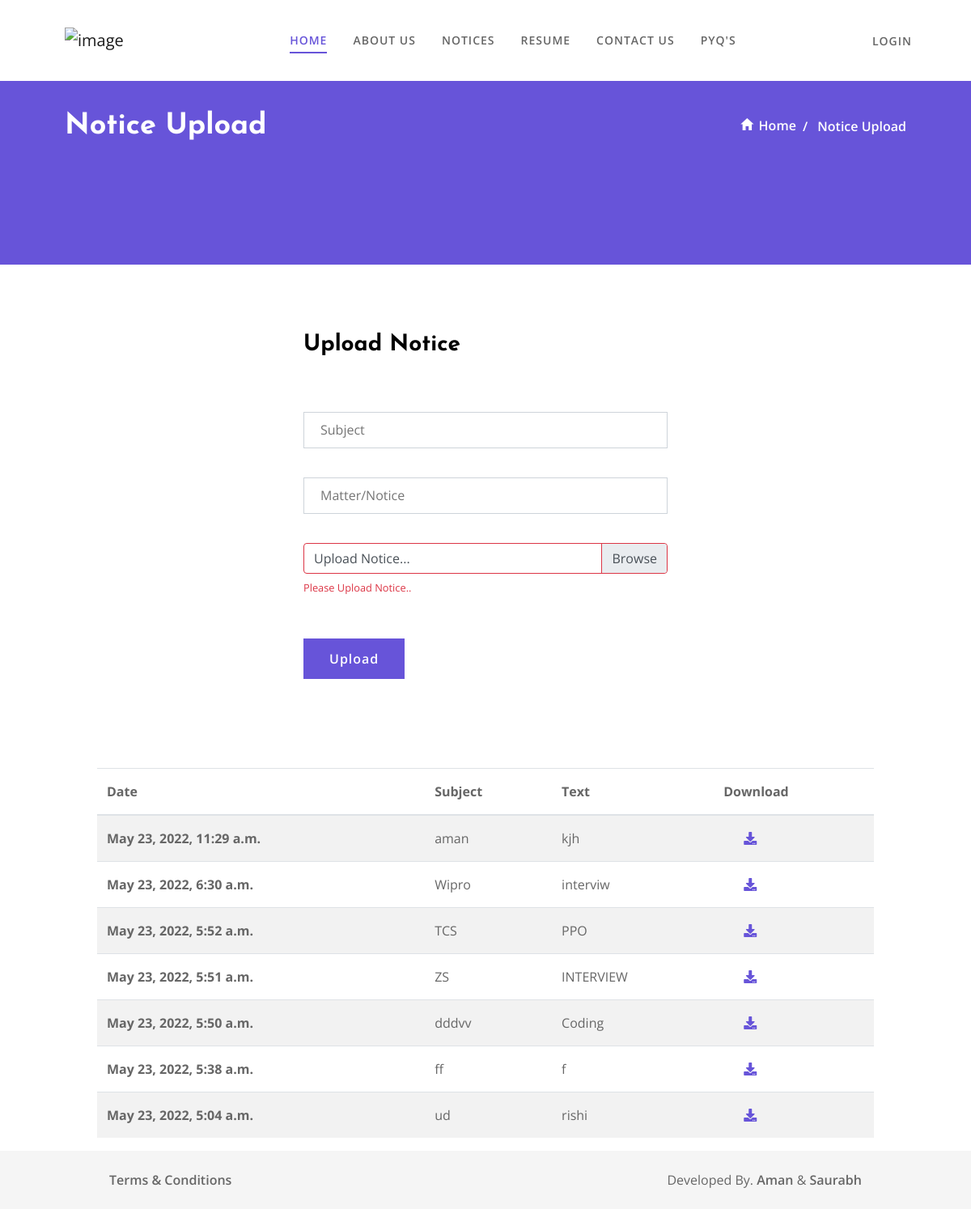
The app's page /notice with its own data.
### ud/models.py (models this page shows, shortened)
class NOTICE(models.Model):
    created = models.DateTimeField(auto_now_add=True)
    subject = models.CharField(max_length=50, null=False)
    notice = models.FileField(blank=True)
    text = models.TextField(null=True)

### ud/views.py (the view, shortened to what this page needs)
# urls.py: path('notice', views.Notice, name='notice'),
def Notice(request):
    document = NOTICE.objects.all().order_by("-created")
    context = {'document': document}
    return render(request, 'ud/notice.html', context)

### ud/templates/ud/notice.html (shortened to what this page needs)
{% extends 'ud/index.html' %} {% block content %}
<header id="header" class="header1">
  <div class="container-fluid">
    <div class="row align-items-center">
      <div class="col-lg-10">
        <nav class="navbar navbar-expand-lg navbar-light">
          <a class="navbar-brand" href="{% url 'home' %}">
            <img
              class="logo"
              src="https://www.nitjsr.ac.in/static/media/logo_new.c32b27e1.png"
              alt="image"
            />
          </a>
          <div class="collapse navbar-collapse" id="navbarNavDropdown">
            <ul class="navbar-nav ml-auto">
              <li class="nav-item">
                <a class="nav-link active" href="{% url 'home' %}">Home</a>
              </li>
              <li class="nav-item">
                <a class="nav-link" href="{% url 'home'%}">About Us</a>
              </li>
              <li class="nav-item">
                <a class="nav-link" href="{% url 'home'%}">Notices</a>
              </li>
              <li class="nav-item">
                <a class="nav-link" href="{% url 'resume'%}">Resume</a>
              </li>
              <li class="nav-item">
                <a class="nav-link" href="{%url 'contact'%}">Contact Us</a>
              </li>
              <li class="nav-item">
                <a class="nav-link" href="{% url 'pyqs'%}">PYQ's</a>
              </li>
            </ul>
          </div>
        </nav>
      </div>
      <div class="col-lg-2 text-right p-0">
        <ul class="login">
          {% if request.user.is_authenticated %}
          <li class="d-inline pl-3 pl-md-0">
            <a href="{% url 'logout'%}">Logout</a>
          </li>
          {%else%}
          <li class="d-inline pr-3 pr-md-2">
            <a href="{% url 'login'%}">Login</a>
          </li>
          {%endif%}
        </ul>
      </div>
    </div>
  </div>
</header>
<div class="breadcrumb-main">
  <div class="container-fluid">
    <div class="row align-items-center" style="margin-top: -6rem">
      <div class="col-auto mr-auto">
        <h2 class="iq-fw-8 text-white mb-0">Notice Upload</h2>
      </div>
      <div class="col-auto text-right">
        <nav aria-label="breadcrumb">
          <ol class="breadcrumb">
            <li class="breadcrumb-item">
              <a href="{%url 'home'%}" class="iq-fw-6"
                ><i class="ion-android-home"></i>Home</a
              >
            </li>
            <li class="breadcrumb-item active iq-fw-6" aria-current="page">
              Notice Upload
            </li>
          </ol>
        </nav>
      </div>
    </div>
  </div>
</div>
<div class="main-content">
  <section class="contact-info">
    <div class="container">
      <div class="row justify-content-between">
        <div class="col-lg-6">
          <div class="iq-contact">
            <h3 class="mb-5 font-weight-bold">Upload Notice</h3>
            <form method="POST" enctype="multipart/form-data">
              <div class="contact-form">
                <div class="row">
                  <div class="col-sm-12">
                    <div class="section-field mt-3">
                      <input
                        class="require contact-first-name"
                        id="contact_name"
                        type="text"
                        placeholder="Subject"
                        name="subject"
                      />
                    </div>
                  </div>
                  <div class="col-sm-12">
                    <div class="section-field mt-3">
                      <input
                        class="require contact-email"
                        id="contact_email"
                        type="text"
                        placeholder="Matter/Notice"
                        name="text"
                      />
                    </div>
                  </div>
                  <div class="col-lg-12 col-sm-12">
                    <div class="section-field mt-3">
                      <div class="custom-file was-validated">
                        <label
                          class="custom-file-label"
                          for="validatedCustomFile"
                          >Upload Notice...</label
                        >
                        <div class="invalid-feedback" id="res_check">
                          Please Upload Notice..
                        </div>
                      </div>
                    </div>
                  </div>
                </div>
                <button
                  id="submit"
                  name="submit"
                  type="submit"
                  value="Send"
                  class="button pull-right mt-5 mb-5 mb-lg-0 contact-us-button submit_btn"
                >
                  Upload
                </button>
              </div>
            </form>
          </div>
        </div>
      </div>
    </div>
  </section>
</div>
<div class="main-content main1">
  <table class="table table-striped container">
    <thead>
      <tr>
        <th scope="col">Date</th>
        <th scope="col">Subject</th>
        <th scope="col">Text</th>
        <th scope="col">Download</th>
      </tr>
    </thead>
    <tbody>
      {% for i in document %}
      <tr>
        <th scope="row">{{i.created}}</th>
        <td>{{i.subject}}</td>
        <td>{{i.text}}</td>
        <td>
          <a style="margin-left: 25px" href="{{i.notice.url}}"
            ><i class="fa fa-download" aria-hidden="true"></i>
          </a>
        </td>
      </tr>
      {% endfor %}
    </tbody>
  </table>
</div>
{%endblock content%}

### static/css/typography.css (style rules this page uses)
body { font-family: 'Open Sans', sans-serif; font-weight: normal; font-style: normal; font-size: 16px; line-height: 2em; color: #666666; }
a, .btn, .button { -webkit-transition: all 0.3s ease-out 0s; -moz-transition: all 0.3s ease-out 0s; -ms-transition: all 0.3s ease-out 0s; -o-transition: all 0.3s ease-out 0s; transition: all 0.3s ease-out 0s; }
a, button { outline: medium none !important; color: #6754d9; }
h1, h2, h3, h4, h5, h6 { margin-top: 0px; color: #000000; font-family: 'Josefin Sans', sans-serif; }
label { font-weight: normal; }
h2 { font-size: 36px; font-style: normal; line-height: 50px; }
h3 { font-size: 28px; font-style: normal; line-height: 38px; }
ul { margin: 0px; padding: 0px; }
section { padding: 80px 0; }
.container-fluid { padding:0 80px; }
.container { max-width:1170px; }
.iq-fw-6 { font-weight: 600; }
.iq-fw-8 { font-weight: 800; }
.text-white { color: #ffffff; }
.button { background: #6754d9; color: #ffffff; padding: 15px 30px; display: inline-block;border: 2px solid transparent; text-decoration: none !important; font-size: 16px; line-height: 16px; font-weight: 600;letter-spacing: 1px;cursor: pointer; }

### static/css/responsive.css (style rules this page uses)
@media (min-width:576px) { .container { max-width: 540px } }
@media (min-width:768px) { .container { max-width: 720px } }
@media (min-width:992px) { .container { max-width: 960px } }
@media (max-width:1399px) { .login li a { font-size: 14px; } }
@media (max-width:1399px) { header .navbar-light .navbar-nav .nav-item a { font-size: 14px; } }
@media (max-width:1365px) { header .navbar-light .navbar-nav .nav-item { margin: 0 16px; } }

### records on screen
NOTICE: created "May 23, 2022, 11:29 a.m.", subject "aman", text "kjh"
NOTICE: created "May 23, 2022, 6:30 a.m.", subject "Wipro", text "interviw"
NOTICE: created "May 23, 2022, 5:52 a.m.", subject "TCS", text "PPO"
NOTICE: created "May 23, 2022, 5:51 a.m.", subject "ZS", text "INTERVIEW"
NOTICE: created "May 23, 2022, 5:50 a.m.", subject "dddvv", text "Coding"
NOTICE: created "May 23, 2022, 5:38 a.m.", subject "ff", text "f"
NOTICE: created "May 23, 2022, 5:04 a.m.", subject "ud", text "rishi"
